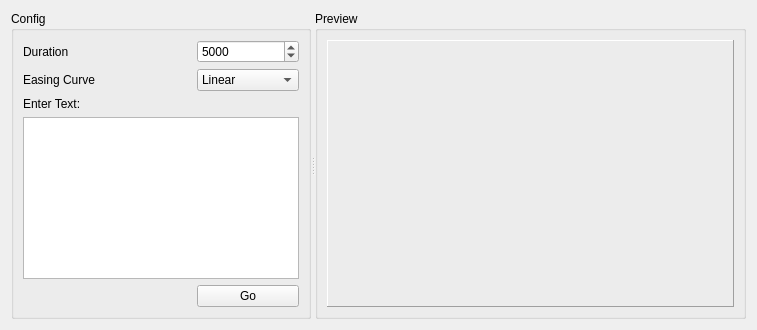
<?xml version="1.0" encoding="UTF-8"?>
<ui version="4.0">
 <class>SlideTextAnimation</class>
 <widget class="QWidget" name="SlideTextAnimation">
  <property name="geometry">
   <rect>
    <x>0</x>
    <y>0</y>
    <width>757</width>
    <height>330</height>
   </rect>
  </property>
  <property name="windowTitle">
   <string>Form</string>
  </property>
  <layout class="QGridLayout" name="gridLayout">
   <item row="0" column="0">
    <widget class="QSplitter" name="splitter">
     <property name="orientation">
      <enum>Qt::Horizontal</enum>
     </property>
     <widget class="QGroupBox" name="groupBox">
      <property name="maximumSize">
       <size>
        <width>300</width>
        <height>16777215</height>
       </size>
      </property>
      <property name="title">
       <string>Config</string>
      </property>
      <layout class="QGridLayout" name="gridLayout_3">
       <item row="0" column="0">
        <layout class="QGridLayout" name="gridLayout_2">
         <item row="2" column="0">
          <widget class="QLabel" name="label">
           <property name="text">
            <string>Enter Text:</string>
           </property>
          </widget>
         </item>
         <item row="4" column="1">
          <widget class="QPushButton" name="goButton">
           <property name="text">
            <string>Go</string>
           </property>
          </widget>
         </item>
         <item row="3" column="0" colspan="2">
          <widget class="QTextEdit" name="textEdit"/>
         </item>
         <item row="4" column="0">
          <spacer name="horizontalSpacer">
           <property name="orientation">
            <enum>Qt::Horizontal</enum>
           </property>
           <property name="sizeHint" stdset="0">
            <size>
             <width>40</width>
             <height>20</height>
            </size>
           </property>
          </spacer>
         </item>
         <item row="0" column="0">
          <widget class="QLabel" name="label_2">
           <property name="text">
            <string>Duration</string>
           </property>
          </widget>
         </item>
         <item row="0" column="1">
          <widget class="QSpinBox" name="durationSpinBox">
           <property name="minimum">
            <number>100</number>
           </property>
           <property name="maximum">
            <number>100000000</number>
           </property>
           <property name="value">
            <number>5000</number>
           </property>
          </widget>
         </item>
         <item row="1" column="0">
          <widget class="QLabel" name="label_3">
           <property name="text">
            <string>Easing Curve</string>
           </property>
          </widget>
         </item>
         <item row="1" column="1">
          <widget class="QComboBox" name="easingCurveCombo">
           <item>
            <property name="text">
             <string>Linear</string>
            </property>
           </item>
           <item>
            <property name="text">
             <string>InQuad</string>
            </property>
           </item>
           <item>
            <property name="text">
             <string>OutQuad</string>
            </property>
           </item>
           <item>
            <property name="text">
             <string>InOutQuad</string>
            </property>
           </item>
           <item>
            <property name="text">
             <string>OutInQuad</string>
            </property>
           </item>
           <item>
            <property name="text">
             <string>InCubic</string>
            </property>
           </item>
           <item>
            <property name="text">
             <string>OutCubic</string>
            </property>
           </item>
           <item>
            <property name="text">
             <string>InOutCubic</string>
            </property>
           </item>
           <item>
            <property name="text">
             <string>OutInCubic</string>
            </property>
           </item>
           <item>
            <property name="text">
             <string>InQuart</string>
            </property>
           </item>
           <item>
            <property name="text">
             <string>OutQuart</string>
            </property>
           </item>
           <item>
            <property name="text">
             <string>InOutQuart</string>
            </property>
           </item>
           <item>
            <property name="text">
             <string>OutInQuart</string>
            </property>
           </item>
           <item>
            <property name="text">
             <string>InQuint</string>
            </property>
           </item>
           <item>
            <property name="text">
             <string>OutQuint</string>
            </property>
           </item>
           <item>
            <property name="text">
             <string>InOutQuint</string>
            </property>
           </item>
           <item>
            <property name="text">
             <string>OutInQuint</string>
            </property>
           </item>
           <item>
            <property name="text">
             <string>InSine</string>
            </property>
           </item>
           <item>
            <property name="text">
             <string>OutSine</string>
            </property>
           </item>
           <item>
            <property name="text">
             <string>InOutSine</string>
            </property>
           </item>
           <item>
            <property name="text">
             <string>OutInSine</string>
            </property>
           </item>
           <item>
            <property name="text">
             <string>InExpo</string>
            </property>
           </item>
           <item>
            <property name="text">
             <string>OutExpo</string>
            </property>
           </item>
           <item>
            <property name="text">
             <string>InOutExpo</string>
            </property>
           </item>
           <item>
            <property name="text">
             <string>OutInExpo</string>
            </property>
           </item>
           <item>
            <property name="text">
             <string>InCirc</string>
            </property>
           </item>
           <item>
            <property name="text">
             <string>OutCirc</string>
            </property>
           </item>
           <item>
            <property name="text">
             <string>InOutCirc</string>
            </property>
           </item>
           <item>
            <property name="text">
             <string>OutInCirc</string>
            </property>
           </item>
           <item>
            <property name="text">
             <string>InElastic</string>
            </property>
           </item>
           <item>
            <property name="text">
             <string>OutElastic</string>
            </property>
           </item>
           <item>
            <property name="text">
             <string>InOutElastic</string>
            </property>
           </item>
           <item>
            <property name="text">
             <string>OutInElastic</string>
            </property>
           </item>
           <item>
            <property name="text">
             <string>InBack</string>
            </property>
           </item>
           <item>
            <property name="text">
             <string>OutBack</string>
            </property>
           </item>
           <item>
            <property name="text">
             <string>InOutBack</string>
            </property>
           </item>
           <item>
            <property name="text">
             <string>OutInBack</string>
            </property>
           </item>
           <item>
            <property name="text">
             <string>InBounce</string>
            </property>
           </item>
           <item>
            <property name="text">
             <string>OutBounce</string>
            </property>
           </item>
           <item>
            <property name="text">
             <string>InOutBounce</string>
            </property>
           </item>
           <item>
            <property name="text">
             <string>OutInBounce</string>
            </property>
           </item>
           <item>
            <property name="text">
             <string>InCurve</string>
            </property>
           </item>
           <item>
            <property name="text">
             <string>OutCurve</string>
            </property>
           </item>
           <item>
            <property name="text">
             <string>SineCurve</string>
            </property>
           </item>
           <item>
            <property name="text">
             <string>CosineCurve</string>
            </property>
           </item>
           <item>
            <property name="text">
             <string>BezierSpline</string>
            </property>
           </item>
           <item>
            <property name="text">
             <string>TCBSpline</string>
            </property>
           </item>
          </widget>
         </item>
        </layout>
       </item>
      </layout>
     </widget>
     <widget class="QGroupBox" name="groupBox_2">
      <property name="title">
       <string>Preview</string>
      </property>
      <layout class="QGridLayout" name="gridLayout_4">
       <item row="0" column="0">
        <layout class="QVBoxLayout" name="verticalLayout">
         <item>
          <widget class="QFrame" name="frame">
           <property name="frameShape">
            <enum>QFrame::Panel</enum>
           </property>
           <property name="frameShadow">
            <enum>QFrame::Raised</enum>
           </property>
          </widget>
         </item>
        </layout>
       </item>
      </layout>
     </widget>
    </widget>
   </item>
  </layout>
 </widget>
 <resources/>
 <connections/>
</ui>
